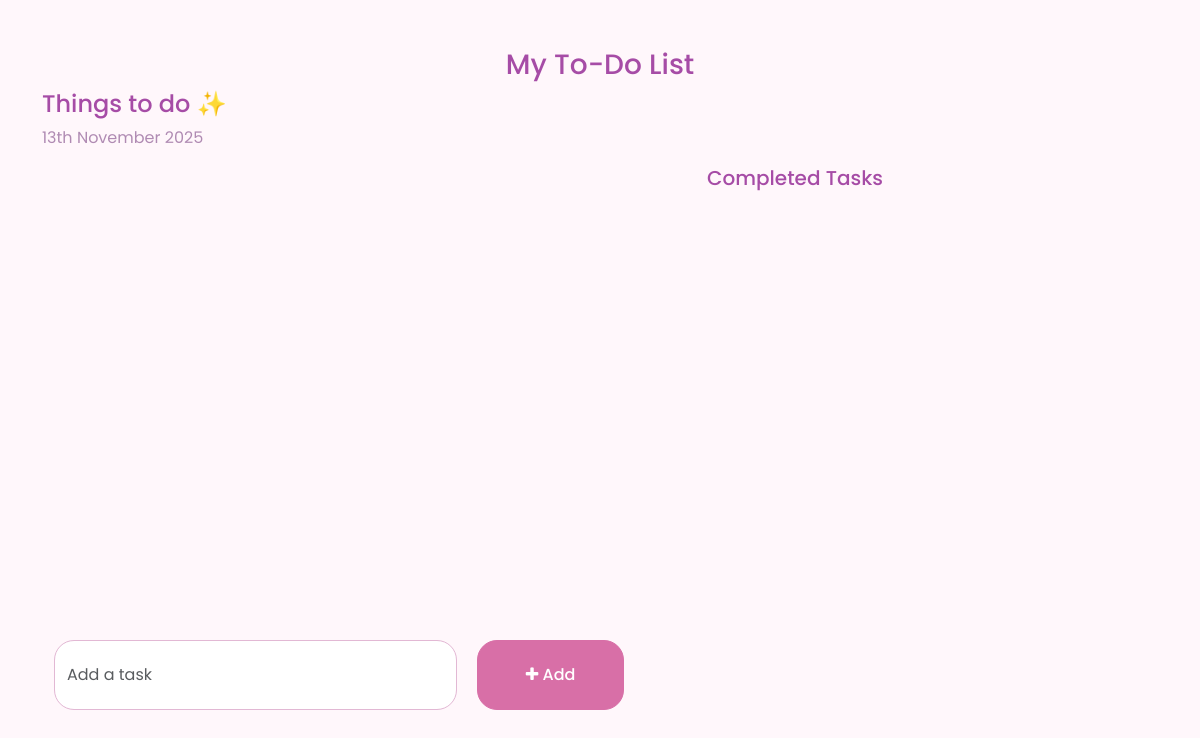
Before: / with the older database file.
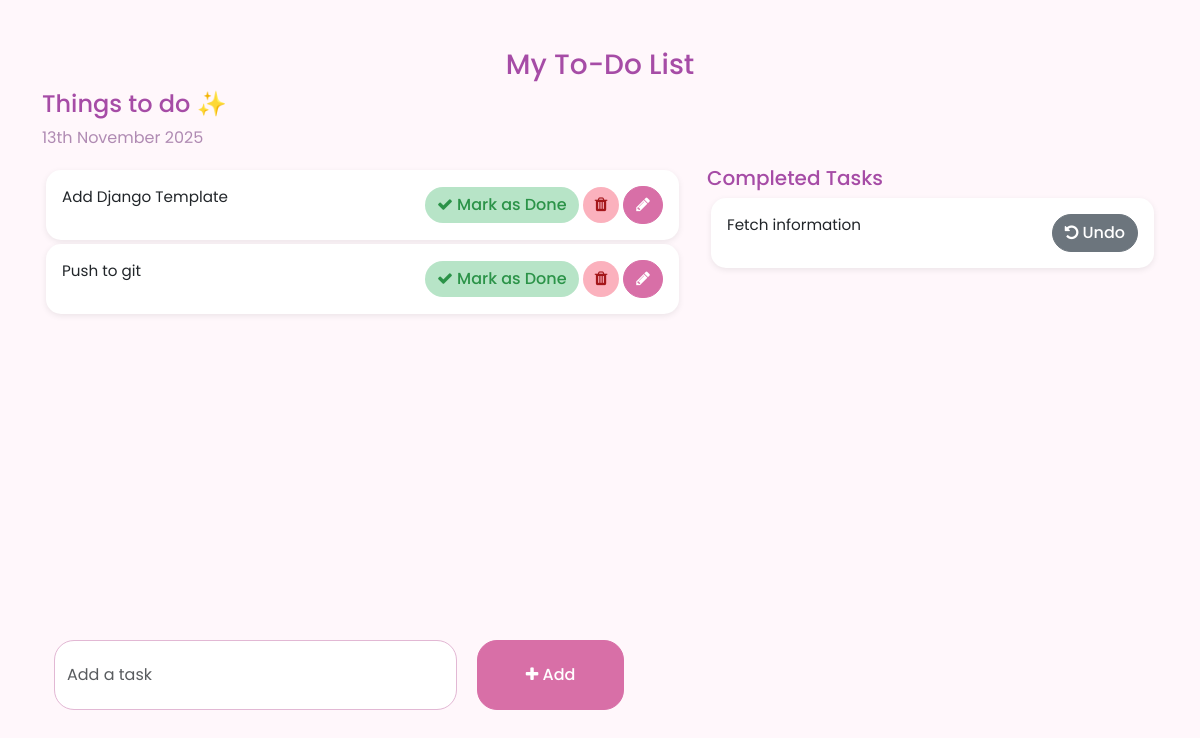
After: the same page with the newer database file.
### todo/models.py (models this page shows, shortened)
class Task(models.Model):
    task= models.CharField(max_length=250)
    is_completed= models.BooleanField(default=False)
    created_at= models.DateTimeField(auto_now_add=True)
    updated_at= models.DateTimeField(auto_now=True)

### todo_main/views.py (the view)
# urls.py: 2. Add a URL to urlpatterns:  path('', views.home, name='home')
def home(request):
    tasks= Task.objects.filter(is_completed=False).order_by('-updated_at') #will only take incomplete(or new) tasks
    completed_tasks= Task.objects.filter(is_completed=True)
    context= {
        'tasks':tasks,
        'completed_tasks': completed_tasks
    }
    return render(request, 'home.html', context)

### todo_main/templates/home.html (shortened to what this page needs)
<!DOCTYPE html>
<html lang="en">
<head>
    <link href="https://cdn.jsdelivr.net/npm/bootstrap@5.3.0-alpha1/dist/css/bootstrap.min.css" rel="stylesheet"
>
    <link rel="stylesheet" href="https://cdnjs.cloudflare.com/ajax/libs/font-awesome/4.7.0/css/font-awesome.min.css">
</head>
<body>
    <div class="container">
        <h3 class="pt-5 text-center">My To-Do List</h3>
        <div class="row">
            <h4>Things to do ✨</h4>
            <p class="text-muted">{% now "jS F Y" %}</p>
            <div class="col-md-7 col-lg-7" style="height: 450px; overflow: scroll;">
                {% for task in tasks %}
                <div class="card m-1">
                    <div class="card-body">
                        {{task.task}}
                        <span style="position: relative; float: right;">
                            <a href="{% url 'markAsDone' task.pk%}" class="btn btn-success"><i class="fa fa-check"></i>
                                Mark as Done</a>
                            <a href="{% url 'deleteTask' task.pk%}" class="btn btn-danger"><i
                                    class="fa fa-trash"></i></a>
                            <a href="{% url 'editTask' task.pk%}" class="btn btn-primary"><i
                                    class="fa fa-pencil"></i></a>
                        </span>
                    </div>
                </div>
                {% endfor %}
            </div>
            <div class="col-md-5 col-lg-5">
                <h5>Completed Tasks</h5>
                {%for complete_task in completed_tasks %}
                <div class="card m-1">
                    <div class="card-body">
                        {{complete_task.task}}
                        <span style="position: relative; float: right;">
                            <a href="{% url 'markAsUndone' complete_task.pk %}" class="btn btn-secondary">
                                <i class="fa fa-undo"></i> Undo
                            </a>
                        </span>
                    </div>
                </div>
                {% endfor %}
            </div>
        </div>
        <div class="row">
            <div class="col-12 col-md-6 col-lg-6 p-0 m-4">
                <form action="{% url 'addTask' %}" method="POST">
                    <div class="form-group">
                        <span style="display: flex; ">
                            <input type="text" name="task" class="form-control" placeholder="Add a task">
                            <button type="submit" class="btn btn-primary" style="width: 200px; margin-left: 20px;"><i
                                    class="fa fa-plus"></i>
                                Add</button>
                        </span>
                    </div>
                </form>
            </div>
        </div>
    </div>
</body>
</html>

### todo_main/templates/home.html (style rules this page uses)
body { background-color: #fff7fb; font-family: 'Poppins', sans-serif; }
h3, h4, h5 { color: #a64ca6; }
.form-control { padding: 1.375rem .75rem !important; border-radius: 20px; border: 1px solid #e2b8d4; }
.btn { border-radius: 20px; font-weight: 500; }
.btn-primary { background-color: #d86fa7; border-color: #d86fa7; }
.btn-success { background-color: #b7e4c7; color: #2b9348; border: none; }
.btn-danger { background-color: #fbb1bd; color: #a4161a; border: none; }
.card { border-radius: 15px; border: none; background-color: #fff; box-shadow: 0 2px 6px rgba(0, 0, 0, 0.08); }
.card-body { font-size: 0.95rem; }
.text-muted { color: #b08bb3 !important; }
input::placeholder { color: #c79cc9; }

Changed rows visible on the page:
added Task: task "Add Django Template", shown under "Things to do ✨"
added Task: task "Push to git", shown under "Things to do ✨"
added Task: task "Fetch information", shown under "Completed Tasks"
